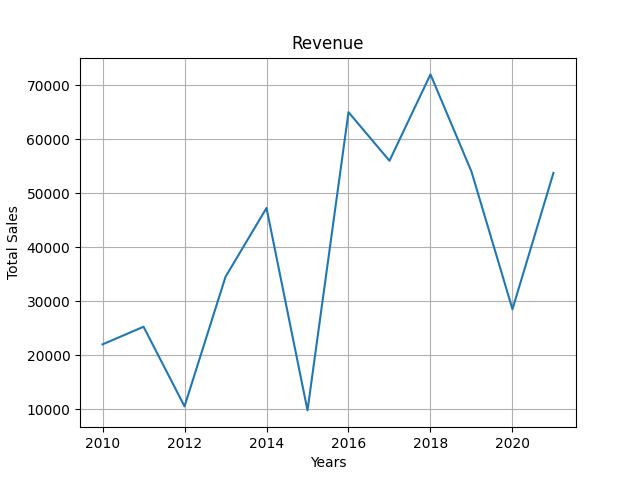

Reproduce this figure in Python.
import matplotlib.pyplot as plt
import numpy as np
from decimal import Decimal
import pymongo

# Required User Inputs for database connection.
userName = input("Enter your user name\nEx:myadminuser \nhere: ")
passwd = input("Enter your password\nEx:12345 \nhere: ")
dB = input("Enter your database name\nEx:mydatabase \nhere: ")
cS = input("Enter your connection string\nEx:mongodb+srv://test:<password>@learningmongopython.rtucf.mongodb.net/myFirstDatabase?retryWrites=true&w=majority \nhere: ")
cN = input("Enter your column name\nEx:sales \nhere: ")


# Default Variables in Connection String. Hint you should chance these.
userNameD = userName
passwdD = "<password>"
dBD = "myFirstDatabase"

# Conection string organization
un1 = cS.find(userNameD)
un2 = cS.find(userNameD)+len(userNameD)

p1 = cS.find(passwdD)
p2 = cS.find(passwdD)+len(passwdD)

d1 = cS.find(dBD)
d2 = cS.find(dBD)+len(dBD)

cS = cS[:un1]+userName+cS[un2:p1]+passwd+cS[p2:d1]+dB+cS[d2:]

print(cS)

# Database Connection
myclient = pymongo.MongoClient(cS)

# Database querying
print(myclient.list_database_names())
mydb = myclient[dB]
mycol = mydb[cN]

tSPY = []
years = []

ts_2010 = 0
ts_2011 = 0
ts_2012 = 0
ts_2013 = 0
ts_2014 = 0
ts_2015 = 0
ts_2016 = 0
ts_2017 = 0
ts_2018 = 0
ts_2019 = 0
ts_2020 = 0
ts_2021 = 0

for s in mycol.find({},{ "_id": 1, "item_name": 1, "value": 1, "time":1 }):
    if s["time"].find("2010") != -1:
        ts_2010 += s["value"]
    elif s["time"].find("2011") != -1:
        ts_2011 += s["value"]
    elif s["time"].find("2012") != -1:
        ts_2012 += s["value"]
    elif s["time"].find("2013") != -1:
        ts_2013 += s["value"]
    elif s["time"].find("2014") != -1:
        ts_2014 += s["value"]
    elif s["time"].find("2015") != -1:
        ts_2015 += s["value"]
    elif s["time"].find("2016") != -1:
        ts_2016 += s["value"]
    elif s["time"].find("2017") != -1:
        ts_2017 += s["value"]
    elif s["time"].find("2018") != -1:
        ts_2018 += s["value"]
    elif s["time"].find("2019") != -1:
        ts_2019 += s["value"]
    elif s["time"].find("2020") != -1:
        ts_2020 += s["value"]
    elif s["time"].find("2021") != -1:
        ts_2021 += s["value"]

tSPY.append(ts_2010)
tSPY.append(ts_2011)
tSPY.append(ts_2012)
tSPY.append(ts_2013)
tSPY.append(ts_2014)
tSPY.append(ts_2015)
tSPY.append(ts_2016)
tSPY.append(ts_2017)
tSPY.append(ts_2018)
tSPY.append(ts_2019)
tSPY.append(ts_2020)
tSPY.append(ts_2021)

for y in range(2010,2022):
    years.append(y)

print(tSPY)
print(years)

plt.title("Revenue")
plt.xlabel("Years")
plt.ylabel("Total Sales")

plt.plot(years, tSPY)

plt.grid()

plt.show()
